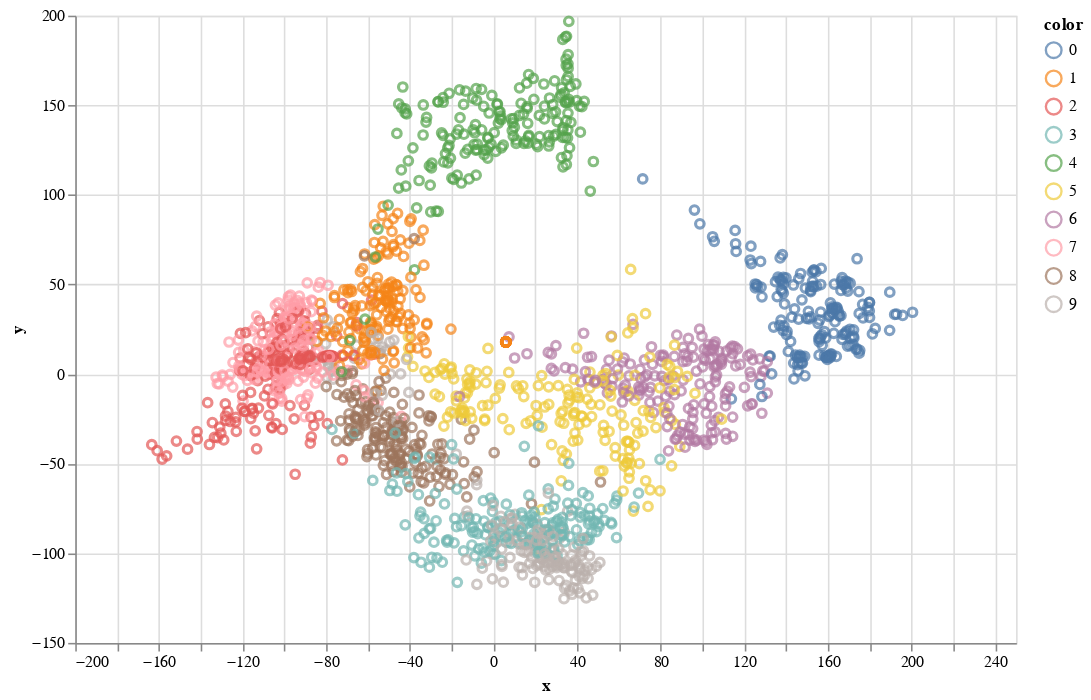

Notebook source saved alongside this figure:
### Code cell
from sklearn.manifold import Isomap

pd.DataFrame(Isomap().fit_transform(digits.data), columns=["x", "y"]).assign(
    color=digits.target
).pipe(
    lambda df: alt.Chart(df, width=600, height=400)
    .mark_point()
    .encode(x="x:Q", y="y:Q", color="color:N", tooltip=["color:N"])
)

### Figure 1 — Vega-Lite specification as saved in the notebook (floating-point values rounded to 4 significant figures; data arrays with more than 128 entries replaced by an {"elided": "..."} marker saying what was removed)
{"config": {"view": {"continuousWidth": 400, "continuousHeight": 300}}, "data": {"name": "data-21a3acef056bda6ddc283263fa8b2b2b"}, "mark": "point", "encoding": {"color": {"type": "nominal", "field": "color"}, "tooltip": [{"type": "nominal", "field": "color"}], "x": {"type": "quantitative", "field": "x"}, "y": {"type": "quantitative", "field": "y"}}, "height": 400, "width": 600, "$schema": "https://vega.github.io/schema/vega-lite/v4.8.1.json", "datasets": {"data-21a3acef056bda6ddc283263fa8b2b2b": {"elided": "1797 records"}}}
